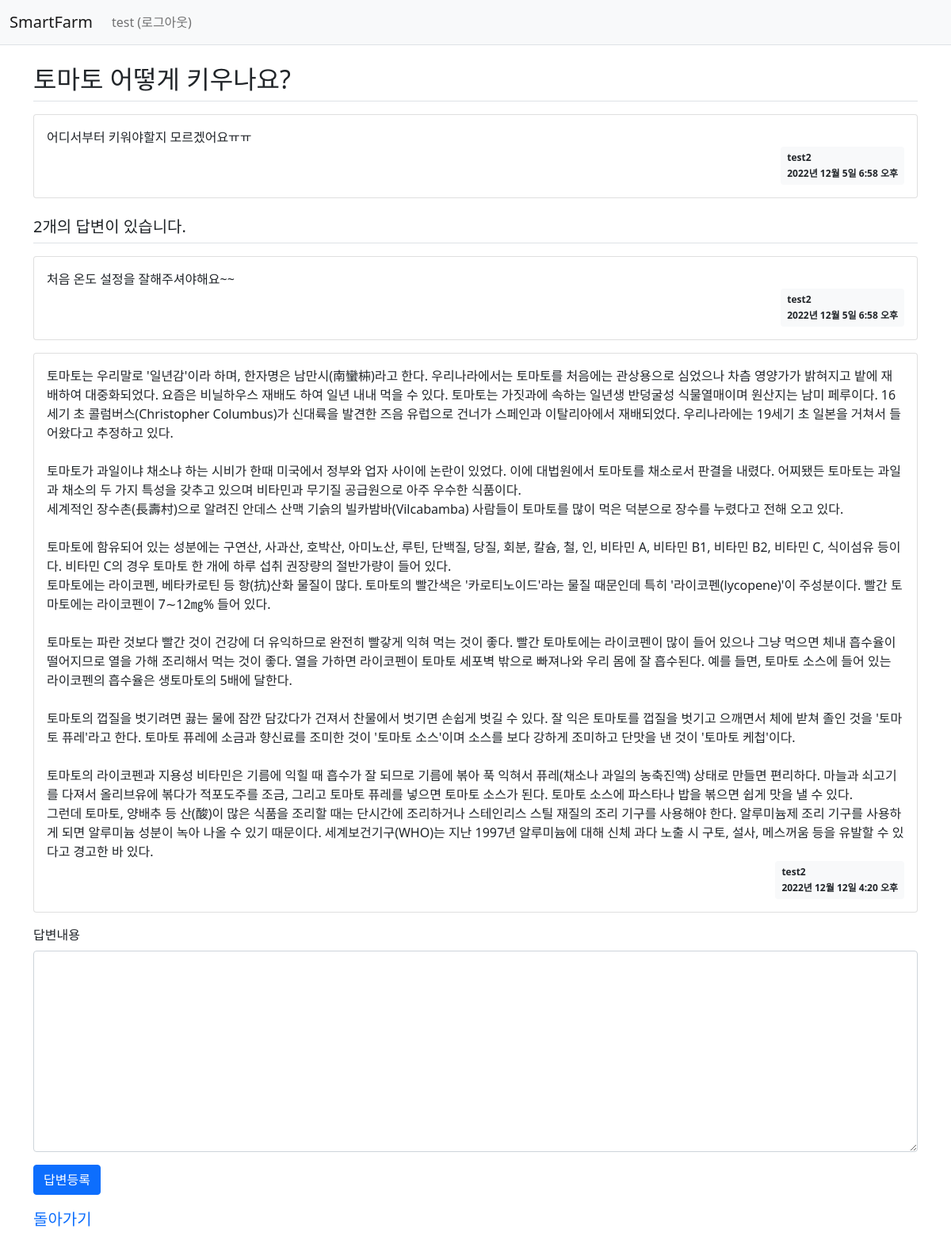
The app's page /farm/detail/9/ (signed in) with its own data.
### common/models.py (models this page shows)
class CustomUser(AbstractUser):
    address = models.TextField()

### farm/models.py (models this page shows, shortened)
class Question(models.Model):
    author = models.ForeignKey(CustomUser, on_delete=models.CASCADE)
    subject = models.CharField(max_length=200)
    content = models.TextField()
    create_date = models.DateTimeField()

class Answer(models.Model):
    author = models.ForeignKey(CustomUser, on_delete=models.CASCADE)
    question = models.ForeignKey(Question, on_delete=models.CASCADE)
    content = models.TextField()
    create_date = models.DateTimeField()

### farm/views.py (the view)
# urls.py: path('farm/detail/<int:question_id>/', views.detail, name='detail'),
def detail(request,question_id):
    question = get_object_or_404(Question, pk=question_id)
    context = {'question': question}
    return render(request, 'farm/question_detail.html', context)

### templates/farm/question_detail.html (shortened to what this page needs)
{% extends 'base.html' %}
{% block content %}
{% if user.is_authenticated %}
<div class="container my-3">
    <h2 class="border-bottom py-2">{{ question.subject }}</h2>
    <div class="card my-3">
        <div class="card-body">
            <div class="card-text" style="white-space: pre-line;">{{ question.content }}</div>
            <div class="d-flex justify-content-end">
                <div class="badge bg-light text-dark p-2 text-start">
                    <div class="mb-2">{{ question.author.username }}</div>
                    <div>{{ question.create_date }}</div>
                </div>
            </div>
        </div>
    </div>
    <h5 class="border-bottom my-3 py-2">{{question.answer_set.count}}개의 답변이 있습니다.</h5>
    {% for answer in question.answer_set.all %}
    <div class="card my-3">
        <div class="card-body">
            <div class="card-text" style="white-space: pre-line;">{{ answer.content }}</div>
            <div class="d-flex justify-content-end">
                <div class="badge bg-light text-dark p-2 text-start">
                    <div class="mb-2">{{ answer.author.username }}</div>
                    <div>{{ answer.create_date }}</div>
                </div>
            </div>
        </div>
    </div>
    {% endfor %}
    <form action="{% url 'farm:answer_create' question.id %}" method="post" class="my-3">
        <div class="mb-3">
            <label for="content" class="form-label">답변내용</label>
            <textarea {% if not user.is_authenticated %}disabled{% endif %}
              name="content" id="content" class="form-control" rows="10"></textarea>
        </div>
        <input type="submit" value="답변등록" class="btn btn-primary">
    </form>
    <a class="navbar-brand" href="{% url 'farm:index' user.id%}">돌아가기</a>
</div>
{% else %}
<head>
    <meta http-equiv="refresh" content="0; {% url 'common:login' %}">
</head>
{% endif %}
{% endblock %}

### templates/navbar.html (shortened to what this page needs)
<nav class="navbar navbar-expand-lg navbar-light bg-light border-bottom">
    <div class="container-fluid">
        {% if user.is_authenticated %}
        <a class="navbar-brand" href="{% url 'farm:index' user.id%}">SmartFarm</a>
        {% else %}
        <a class="navbar-brand" href="{% url 'common:login' %}">SmartFarm</a>
        {%endif%}
        <div class="collapse navbar-collapse" id="navbarSupportedContent">
            <ul class="navbar-nav me-auto mb-2 mb-lg-0">
                <li class="nav-item">
                    {% if user.is_authenticated %}
                    <a class="nav-link" href="{% url 'common:logout' %}">{{ user.username }} (로그아웃)</a>
                    {% else %}
                    <a class="nav-link" href="{% url 'common:login' %}">로그인</a>
                    {% endif %}
                </li>
            </ul>
        </div>
    </div>
</nav>

### records on screen
CustomUser: username "test"
Question: subject "토마토 어떻게 키우나요?", content "어디서부터 키워야할지 모르겠어요ㅠㅠ", author.username "test2", create_date "2022년 12월 5일 6:58 오후", answer_set.count "2"
Answer: content "처음 온도 설정을 잘해주셔야해요~~", author.username "test2", create_date "2022년 12월 5일 6:58 오후"
Answer: content "토마토는 우리말로 '일년감'이라 하며, 한자명은 남만시(南蠻枾)라고 한다. 우리나라에서는 토마토를 처음에는 관상용으로 심었으나 차츰 영양가가 밝혀지고 밭에 재배하여 대중화되었다. 요즘은 비닐하우스 재배도 하여 일년 내내 먹을 수 있다. 토마토는 가짓과에 속하는 일년생 반덩굴성 식물열매이며 원산지는 남미 페루이다. 16세기 초 콜럼버스(Christopher Columbus)가 신대륙을 발견한 즈음 유럽으로 건너가 스페인과 이탈리아에서 재배되었다. 우리나라에는 19세기 초 일본을 거쳐서 들어왔다고 추정하고 있다. 토마토가 과일이냐 채소냐 하는 시비가 한때 미국에서 정부와 업자 사이에 논란이 있었다. 이에 대법원에서 토마토를 채소로서 판결을 내렸다. 어찌됐든 토마토는 과일과 채소의 두 가지 특성을 갖추고 있으며 비타민과 무기질 공급원으로 아주 우수한 식품이다. 세계적인 장수촌(長壽村)으로 알려진 안데스 산맥 기슭의 빌카밤바(Vilcabamba) 사람들이 토마토를 많이 먹은 덕분으로 장수를 누렸다고 전해 오고 있다. 토마토에 함유되어 있는 성분에는 구연산, 사과산, 호박산, 아미노산, 루틴, 단백질, 당질, 회분, 칼슘, 철, 인, 비타민 A, 비타민 B1, 비타민 B2, 비타민 C, 식이섬유 등이다. 비타민 C의 경우 토마토 한 개에 하루 섭취 권장량의 절반가량이 들어 있다. 토마토에는 라이코펜, 베타카로틴 등 항(抗)산화 물질이 많다.…", author.username "test2", create_date "2022년 12월 12일 4:20 오후"
